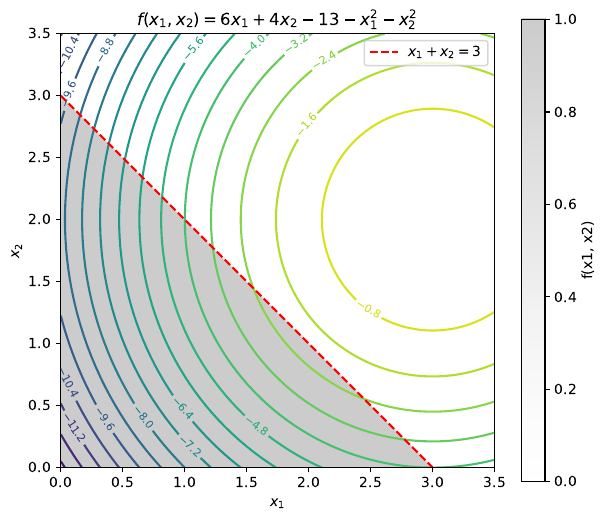

Write Python code to recreate this figure.
import numpy as np
import matplotlib.pyplot as plt

# 定义函数
def f(x1, x2):
    return 6*x1 + 4*x2 - 13 - x1**2 - x2**2

# 网格范围
x1 = np.linspace(0, 3.5, 200)
x2 = np.linspace(0, 3.5, 200)
X1, X2 = np.meshgrid(x1, x2)

# 函数值
Z = f(X1, X2)

# 可行域掩码（x1 + x2 <= 3）
feasible = (X1 + X2 <= 3)

# 绘制等高线
plt.figure(figsize=(7,6))
contours = plt.contour(X1, X2, Z, levels=20, cmap='viridis')
plt.clabel(contours, inline=True, fontsize=8)

# 可行域用半透明色标出
plt.imshow(feasible, extent=(0,3.5,0,3.5), origin='lower', 
           cmap='Greys', alpha=0.2)

# 绘制边界线 x1 + x2 = 3
x = np.linspace(0,3,100)
plt.plot(x, 3-x, 'r--', label=r'$x_1 + x_2 = 3$')

# 坐标轴与标题
plt.xlim(0, 3.5)
plt.ylim(0, 3.5)
plt.xlabel(r'$x_1$')
plt.ylabel(r'$x_2$')
plt.title(r'$f(x_1, x_2) = 6x_1 + 4x_2 - 13 - x_1^2 - x_2^2$')
plt.legend()
plt.colorbar(label='f(x1, x2)')

# 保存为PDF
plt.savefig("hw5_task23_visualization.pdf", bbox_inches='tight')
plt.close()
